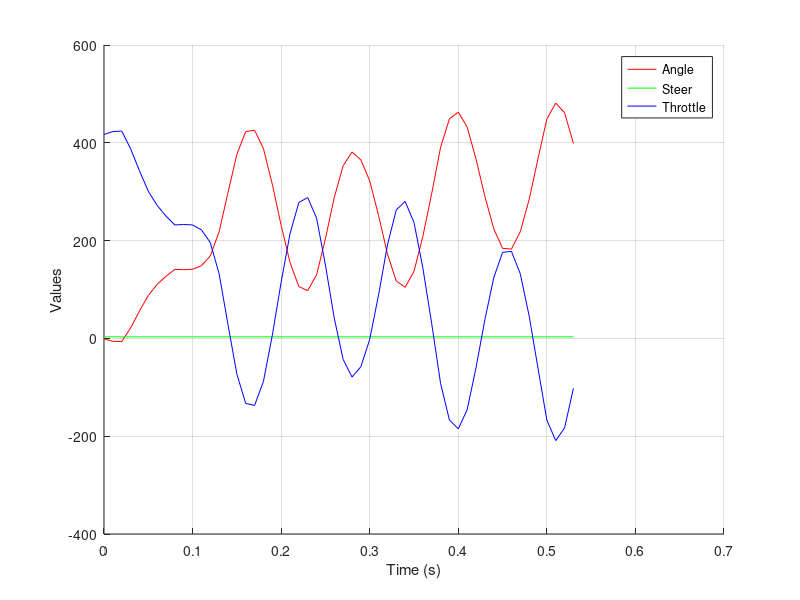

The MATLAB source for this figure:
% first plot for PID tuning
clear all; close all;
% Data
data = [
    -0.009 3.20 417
-0.060 3.20 423
-0.064 3.20 424
0.212 3.20 388
0.559 3.20 343
0.877 3.20 301
1.105 3.20 272
1.270 3.20 250
1.412 3.20 232
1.405 3.20 233
1.414 3.20 232
1.486 3.20 222
1.686 3.20 196
2.184 3.20 132
2.982 3.20 28
3.763 3.20 -73
4.230 3.20 -133
4.256 3.20 -137
3.881 3.20 -88
3.154 3.20 6
2.311 3.20 115
1.553 3.20 214
1.060 3.20 278
0.977 3.20 288
1.300 3.20 246
2.041 3.20 150
2.885 3.20 41
3.531 3.20 -43
3.812 3.20 -79
3.650 3.20 -58
3.220 3.20 -2
2.515 3.20 89
1.726 3.20 191
1.173 3.20 263
1.045 3.20 280
1.373 3.20 237
2.086 3.20 144
2.965 3.20 30
3.908 3.20 -92
4.489 3.20 -167
4.628 3.20 -185
4.324 3.20 -146
3.669 3.20 -60
2.906 3.20 38
2.243 3.20 124
1.842 3.20 176
1.826 3.20 178
2.183 3.20 132
2.841 3.20 46
3.676 3.20 -61
4.487 3.20 -167
4.812 3.20 -209
4.614 3.20 -183
3.988 3.20 -102
];

% Time vector
T = 0.010; % 20ms period
t = 0:T:(length(data)-1)*T;

% Plot
figure(1);
hold on;
plot(t, data(:, 1).*100, 'r'); 
plot(t, data(:, 2), 'g');
plot(t, data(:, 3), 'b');
legend('Angle', 'Steer', 'Throttle');
xlabel('Time (s)');
ylabel('Values');
grid on;
